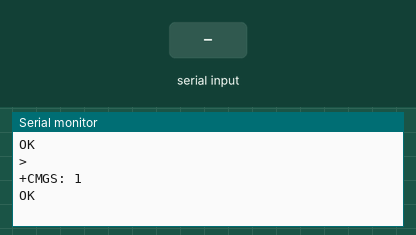
This sketch was run on a simulated Arduino Uno, built with avr-gcc and run on an emulated ATmega328P. Shown: the last lines printed to the serial monitor. The inputs (shaded band) are chosen by the test bench. The modem accepts every AT command (registered, SIM ready, sends succeed) and sends nothing else.

Above: at 3.2 s.
3.3 s: "1" received over Serial
At 4.8 s:
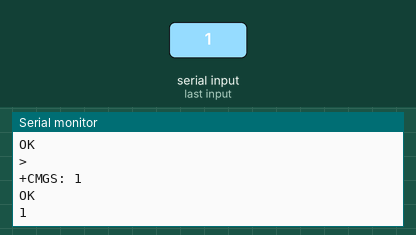
5.8 s: "0" received over the second serial link
At 7.0 s:
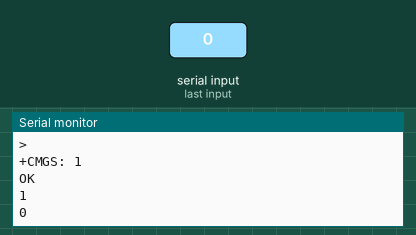
7.3 s: "2" received over Serial
At 9.0 s:
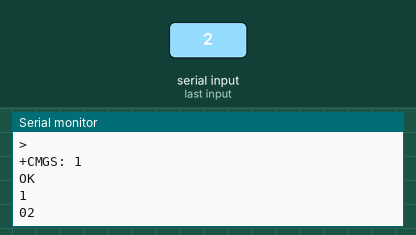

Measured:
- after the input at 3.3 s, the serial monitor: prints a new line after 1.0 s (image 1)
- after the input at 5.8 s, the serial monitor: prints a new line at once (image 2)
- after the input at 7.3 s, the serial monitor: prints a new line after 1.0 s (image 3)

The sketch:

gsm.ino
```cpp
#include <SoftwareSerial.h>

SoftwareSerial GPRS(7, 8);
unsigned char buffer[64];
int count=0;

void setup()
{
  GPRS.begin(19200);               // the GPRS baud rate
  Serial.begin(19200);             // the Serial port of Arduino baud rate.

   GPRS.print("AT+CMGF=1\r\n");
   delay(500);
   GPRS.print("AT+CMGS=\"+8618017723066\"\r\n");
   delay(500);
   GPRS.print("hello world\r\n");
   delay(500);
   GPRS.write(0x1A);
   delay(500);
}

void loop() // run over and over
{
  //*
  if (GPRS.available()) {
    while(GPRS.available()){
      buffer[count++] = GPRS.read();
      if(count == 64)break;
    }
    Serial.write(buffer,count);
    clearBufferArray();
    count = 0;
  }
  //*/
  //*
  if (Serial.available()) {
    delay(1000);
    String command = "";
    while(Serial.available()){
      // read the most recent byte
      command += (char)Serial.read();
      // ECHO the value that was read, back to the serial port.
    }
    Serial.println(command);
    GPRS.print(command);
  }
  //*/
}

void clearBufferArray()              // function to clear buffer array
{
  for (int i=0; i<count;i++)
    { buffer[i]=NULL;}                  // clear all index of array with command NULL
}
```
